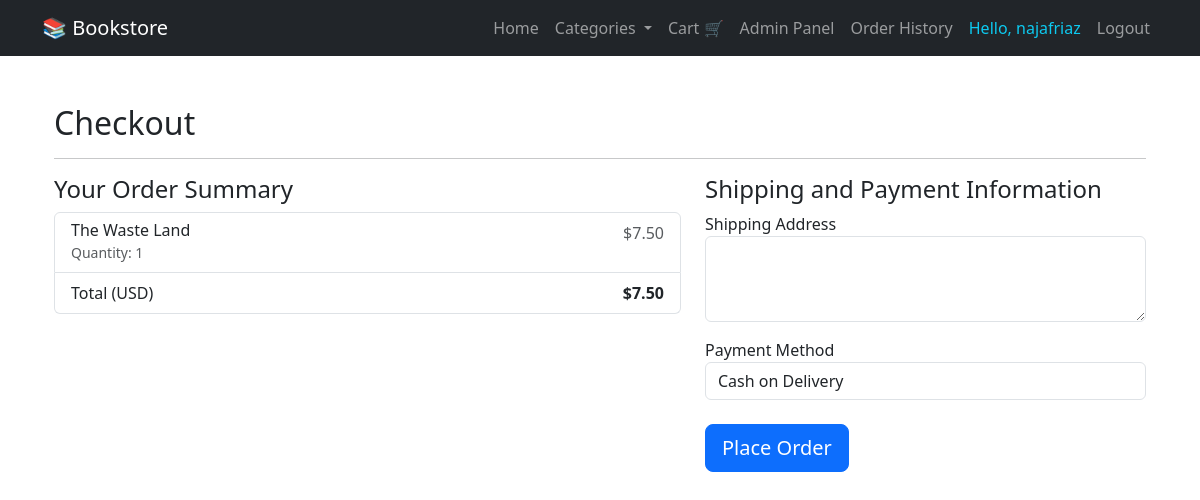
/checkout (signed in), run on the app's committed database.
### app/models.py (models this page shows, shortened)
class User(db.Model, UserMixin):
    id = db.Column(db.Integer, primary_key=True)
    username = db.Column(db.String(150), nullable=False, unique=True)
    email = db.Column(db.String(150), nullable=False, unique=True)
    password = db.Column(db.String(150), nullable=False)
    is_admin = db.Column(db.Boolean, default=False)
    cart_items = db.relationship('CartItem', backref='user', lazy=True)
    orders = db.relationship('Order', backref='user', lazy=True)
    reviews = db.relationship('Review', backref='user', lazy=True)

class CartItem(db.Model):
    id = db.Column(db.Integer, primary_key=True)
    user_id = db.Column(db.Integer, db.ForeignKey('user.id'), nullable=False)
    book_id = db.Column(db.Integer, db.ForeignKey('book.id'), nullable=False)
    quantity = db.Column(db.Integer, default=1, nullable=False)
    @property
    def total_price(self):
        return self.quantity * self.book.price if self.book else 0.0

class Book(db.Model):
    id = db.Column(db.Integer, primary_key=True)
    title = db.Column(db.String(100), nullable=False)
    author = db.Column(db.String(100))
    genre = db.Column(db.String(50))
    price = db.Column(db.Float)
    cart_items = db.relationship('CartItem', backref='book', lazy=True)
    order_items = db.relationship('OrderItem', backref='book', lazy=True)
    reviews = db.relationship('Review', backref='book', lazy=True)

### app/routes.py (the view, shortened to what this page needs)
@main.route("/checkout", methods=['GET', 'POST'])
@login_required
def checkout():
    cart_items = CartItem.query.filter_by(user_id=current_user.id).all()
    if not cart_items:
        flash('Your cart is empty. Please add items before checking out.', 'warning')
        return redirect(url_for('main.cart'))
    form = CheckoutForm()
    easypaisa_details = {
        'account_name': 'Book_Store - Najaf Riaz',
        'account_number': '0327-6505465' # Replace with actual EasyPaisa account number
    }
    total_cart_price = sum(item.total_price for item in cart_items)
    return render_template(
        'checkout.html',
        title='Checkout',
        form=form,
        cart_items=cart_items,
        total_cart_price=total_cart_price,
        easypaisa_details=easypaisa_details
    )

### app/forms.py
class CheckoutForm(FlaskForm):
    shipping_address = TextAreaField('Shipping Address', validators=[DataRequired(), Length(min=10, max=500)])
    submit = SubmitField('Place Order')

### app/__init__.py (called while the page is built)
def create_app():
    app = Flask(__name__)
    app.config.from_object('config.Config')
    db.init_app(app)
    login_manager.init_app(app)
    bcrypt.init_app(app)
    migrate.init_app(app, db)  # <-- initialize migrate with app and db
    login_manager.login_view = 'auth.login'
    login_manager.login_message_category = 'info'
    from .routes import main
    app.register_blueprint(main)
    from app.models import User  # import User model for login_manager
    @login_manager.user_loader
    def load_user(user_id):
        return User.query.get(int(user_id))
    return app

### app/templates/checkout.html (shortened to what this page needs)
{% extends "base.html" %}
{% block content %}
    <div class="container mt-5">
        <h2>Checkout</h2>
        <hr>
        <div class="row">
            <div class="col-md-7">
                <h4>Your Order Summary</h4>
                {% if cart_items %}
                    <ul class="list-group mb-3">
                        {% for item in cart_items %}
                            <li class="list-group-item d-flex justify-content-between lh-condensed">
                                <div>
                                    <h6 class="my-0">{{ item.book.title }}</h6>
                                    <small class="text-muted">Quantity: {{ item.quantity }}</small>
                                </div>
                                <span class="text-muted">${{ "%.2f"|format(item.total_price) }}</span>
                            </li>
                        {% endfor %}
                        <li class="list-group-item d-flex justify-content-between">
                            <span>Total (USD)</span>
                            <strong>${{ "%.2f"|format(total_cart_price) }}</strong>
                        </li>
                    </ul>
                {% else %}
                    <p>Your cart is empty.</p>
                {% endif %}
            </div>
            <div class="col-md-5">
                <h4>Shipping and Payment Information</h4>
                <form method="POST" action="" id="checkoutForm">
                    <div class="form-group mb-3">
                        {{ form.shipping_address.label(class="form-control-label") }}
                        {{ form.shipping_address(class="form-control", rows="3") }}
                    </div>
                    <div class="form-group mb-3">
                        {{ form.payment_method.label(class="form-control-label") }}
                        {{ form.payment_method(class="form-control", id="paymentMethodSelect") }}
                    </div>
                    <div class="form-group mt-4">
                        {{ form.submit(class="btn btn-primary btn-lg btn-block") }}
                    </div>
                </form>
            </div>
        </div>
    </div>
{% endblock content %}

### app/templates/base.html (shortened to what this page needs)
<!DOCTYPE html>
<html lang="en">
<head>
  <link href="https://cdn.jsdelivr.net/npm/bootstrap@5.3.0/dist/css/bootstrap.min.css" rel="stylesheet" />
</head>
<body>
  <nav class="navbar navbar-expand-lg navbar-dark bg-dark mb-4">
    <div class="container">
      <a class="navbar-brand" href="{{ url_for('main.home') }}">📚 Bookstore</a>
      <div class="collapse navbar-collapse" id="navbarNav">
        <ul class="navbar-nav ms-auto">
          <li class="nav-item">
            <a class="nav-link" href="{{ url_for('main.home') }}">Home</a>
          </li>
          <li class="nav-item dropdown">
            <a class="nav-link dropdown-toggle" href="#" id="navbarDropdown" role="button" data-bs-toggle="dropdown">
              Categories
            </a>
          </li>
          <li class="nav-item">
            <a class="nav-link" href="{{ url_for('main.cart') }}">Cart 🛒</a>
          </li>
          {% if current_user.is_authenticated %}
            {% if current_user.is_admin %}
            <li class="nav-item">
              <a class="nav-link" href="{{ url_for('main.admin_view_orders') }}">Admin Panel</a>
            </li>
              {% endif %}
            <li class="nav-item">
              <a class="nav-link" href="{{ url_for('main.order_history') }}">Order History</a>
            </li>
            <li class="nav-item">
              <span class="nav-link text-info">Hello, {{ current_user.username }}</span>
            </li>
            <li class="nav-item">
              <a class="nav-link" href="{{ url_for('main.logout') }}">Logout</a>
            </li>
          {% endif %}
        </ul>
      </div>
    </div>
  </nav>
  <div class="container">
    {% block content %}{% endblock %}
  </div>
</body>
</html>

### data on the page
User: username "najafriaz"
CartItem: book "The Waste Land", quantity "1", total_price "7.50"

### other printed values
{{ "%.2f"|format(total_cart_price) }} "7.50"
